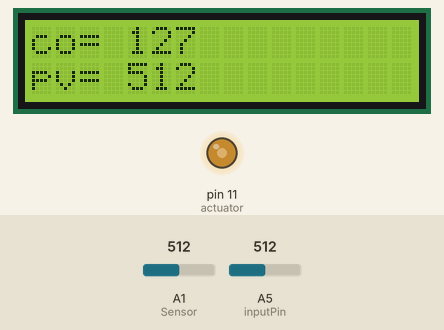
A sketch run on a simulated Arduino Uno, built with avr-gcc and run on an emulated ATmega328P. Shown: 16×2 character LCD, output pins drawn as LEDs (lit = HIGH). The test bench sets the inputs (shaded band); at power-on: A5 (inputPin) = 512, A1 (Sensor) = 512. What the sketch prints to the serial monitor is not drawn.

Above: at 1.2 s.
1.3 s: A5 (inputPin) set to 716
At 2.5 s:
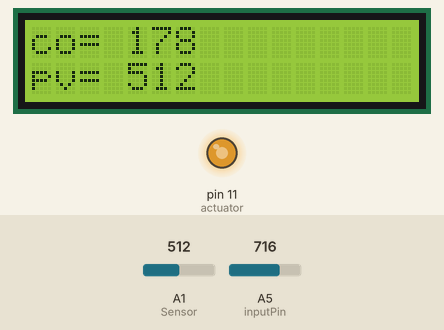
2.8 s: A5 (inputPin) set to 1023
At 3.5 s:
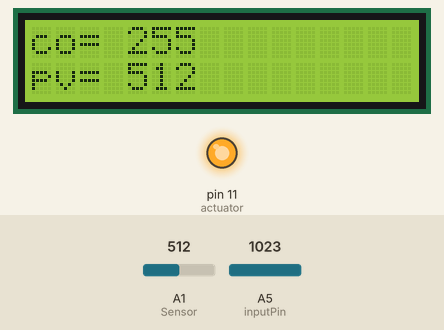
4.3 s: A5 (inputPin) set to 122
At 4.9 s:
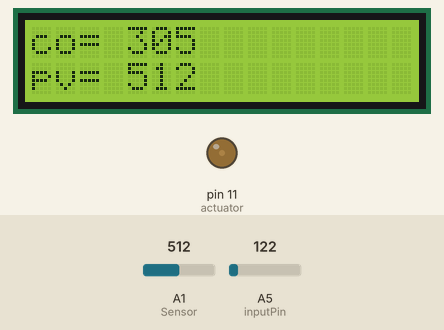
5.8 s: A5 (inputPin) set to 0
At 6.7 s:
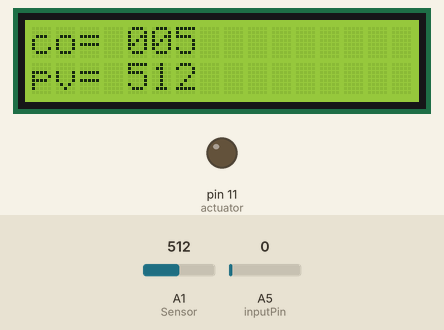
7.3 s: A1 (Sensor) set to 104
At 8.5 s:
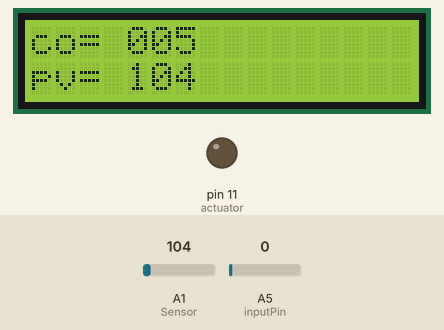
8.8 s: A1 (Sensor) set to 92
At 10.2 s:
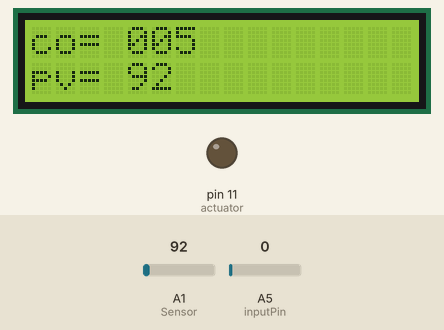
Timing chart, 0 to 11.3 s (numbered marks = the images above; inputs shaded):
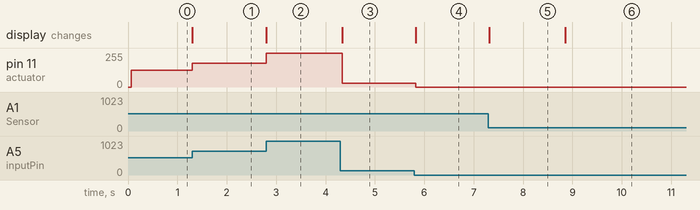

Measured:
- after the input at 1.3 s, pin 11 (actuator): 127/255 → 178/255 at once; the display: changes at once (image 1)
- after the input at 2.8 s, pin 11 (actuator): 178/255 → 255/255 at once; the display: changes at once (image 2)
- after the input at 4.3 s, pin 11 (actuator): 255/255 → 30/255 at once; the display: changes at once (image 3)
- after the input at 5.8 s, pin 11 (actuator): 30/255 → 0/255 at once; the display: changes at once (image 4)
- after the input at 7.3 s, the display: changes at once (image 5)
- after the input at 8.8 s, the display: changes after 0.06 s (image 6)

The sketch:

Manually_control_LED.ino
```cpp
/*
Final Project Manual Mode;
*/
int Sensor=A1;  //LDR sensor input
int inputPin=A5;//the pin for the potentiometer, this is set point
int actuator=11;// led connect pin11
int pv=0; //Process variable which is also the LDR value
int inputvalue=0;// this is poteniometer value
int co=0;//control output value
int error=0;
#include <LiquidCrystal.h>
// initialize the library with the numbers of the interface pins
LiquidCrystal lcd(7, 8, 9, 10, 13, 12);

void setup() {
  // put your setup code here, to run once:
pinMode(actuator, OUTPUT); //declare the actuator pin as an output;
Serial.begin(9600);//speed of communication
// set up the LCD's number of columns and rows:
  lcd.begin(16, 2);
}

void loop() {
  // put your main code here, to run repeatedly:
 pv=analogRead(Sensor); //read the sensor value;
 inputvalue=analogRead(inputPin);//read the poteniometer value;it should be input value.
 co=map(inputvalue, 0,1023,0,255);//Maping the output to the input
analogWrite(actuator,co);//writing the co to the actuator
error=pv-inputvalue;
// set the cursor to column 0, line 1
  // (note: line 1 is the second row, since counting begins with 0):
  lcd.setCursor(0, 0);

  lcd.print("co= "); //print the text co;
  lcd.print(co); //print the value
   // delay(100);
  lcd.setCursor(0, 1); // set the cursor to column 1, line 1
  lcd.print("pv= ");//print the text voltage
  lcd.print(pv);//print the value
   // delay(100);
  lcd.print("           "); //make a space
  //delay(100);
//Serial.print, to show on the serial monitor;

Serial.print(inputvalue);

Serial.print("，");
Serial.print(co);
Serial.print("，");
Serial.print(pv);
Serial.print("，");
Serial.print(error);
Serial.print("input = ");
Serial.print(inputvalue);
Serial.print("\t co =  ");
Serial.print(co);
Serial.print("\t PV =  ");
Serial.print(pv);
Serial.print("\t error =  ");
Serial.print(error);
Serial.println();
//delay(100);
}
```
